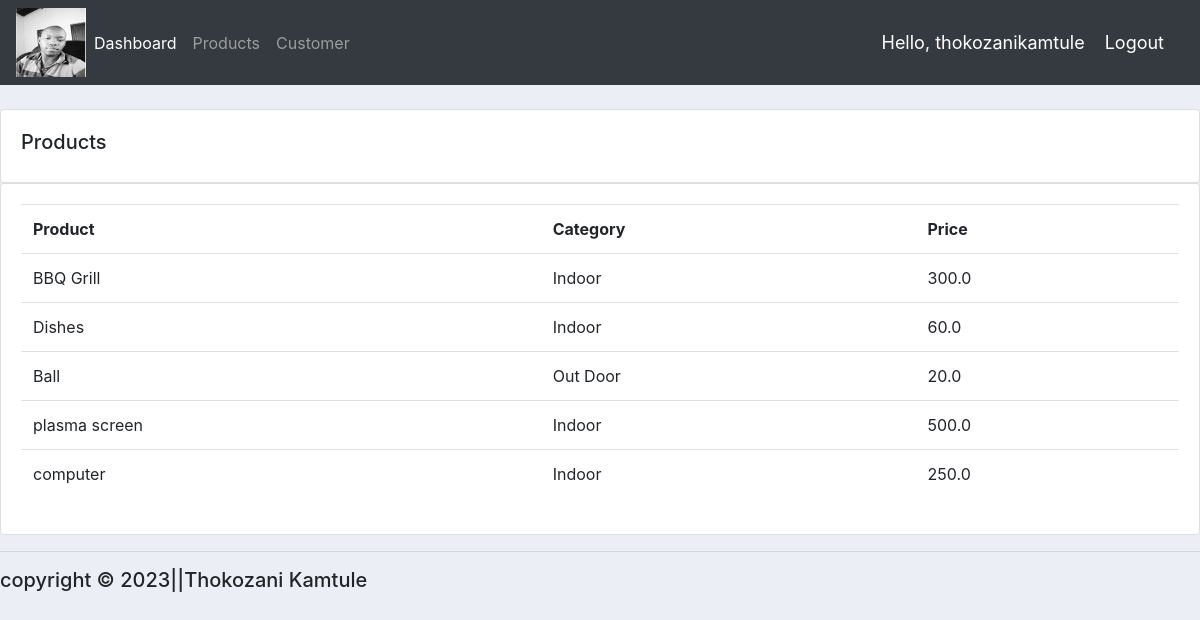
Screenshot of /products/ (signed in) with the database file from the repository.
### accounts/models.py (models this page shows, shortened)
class Product(models.Model):
	CATEGORY = (
			('Indoor', 'Indoor'),
			('Out Door', 'Out Door'),
			)
	name = models.CharField(max_length=150, null=True)
	price = models.FloatField(null=True)
	category = models.CharField(max_length=150, null=True, choices=CATEGORY)
	description = models.CharField(max_length=150, null=True, blank=True)
	date_created = models.DateTimeField(auto_now_add=True, null=True)
	tags = models.ManyToManyField(Tag)

### accounts/views.py (the view)
# urls.py: path('products/', views.products, name="products"),
@login_required(login_url='login')
def products(request):
	products = Product.objects.all()
	return render(request, 'accounts/products.html', {'products':products})

### accounts/templates/accounts/products.html
{% extends 'accounts/main.html' %}
{% block content %}
<br>
        <div class="row">
            <div class="col-md">
                <div class="card card-body">
                    <h5>Products</h5>
                </div>
                <div class="card card-body">
                    <table class="table">
                        <tr>
                            <th>Product</th>
                            <th>Category</th>
                            <th>Price</th>
                        </tr>
                        {% for i in products %}
                        <tr>
                           <td>{{i.name}}</td>
                            <td>{{i.category}}</td>
                             <td>{{i.price}}</td>
                        </tr>
                          {% endfor %}
                    </table>
                </div>
            </div>
        </div>
{% endblock %}

### accounts/templates/accounts/navbar.html (shortened to what this page needs)
{% load static %}
<nav class="navbar navbar-expand-lg navbar-dark bg-dark">
  <img src="{% static 'images/profile-3.jpg' %}">
  <div class="collapse navbar-collapse" id="navbarNav">
    <ul class="navbar-nav">
      <li class="nav-item active">
        <a class="nav-link" href="{% url 'home' %}">Dashboard</a>
      </li>
      <li class="nav-item">
        <a class="nav-link" href="{% url 'products' %}">Products</a>
      </li>
      <li class="nav-item">
        <a class="nav-link" href="#">Customer</a>
      </li>
    </ul>
  </div>
  <span class="hello-msg">Hello, {{request.user}}</span>
  <span><a class="hello-msg" href="{% url 'logout' %}">Logout</a></span>
</nav>

### static/css/main.css (style rules this page uses)
body { background-color: #ebeff5; }

### accounts/templates/accounts/navbar.html (style rules this page uses)
.hello-msg { font-size: 18px; color: #fff; margin-right: 20px; }

### rows the page displays
Product: name "BBQ Grill", category "Indoor", price "300.0"
Product: name "Dishes", category "Indoor", price "60.0"
Product: name "Ball", category "Out Door", price "20.0"
Product: name "plasma screen", category "Indoor", price "500.0"
Product: name "computer", category "Indoor", price "250.0"

### other values shown
{{ request.user }} "thokozanikamtule"
